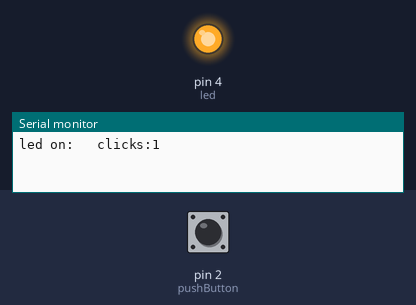
Simulated run of this sketch. Board: Arduino Uno, built with avr-gcc and run on an emulated ATmega328P. On the bench: output pins drawn as LEDs (lit = HIGH), the last lines printed to the serial monitor. The inputs (shaded band) are chosen by the test bench; at power-on: pin 2 (pushButton) HIGH.

Above: at 1.2 s.
1.3 s: pin 2 (pushButton) pulled LOW for 0.15 s
At 2.5 s:
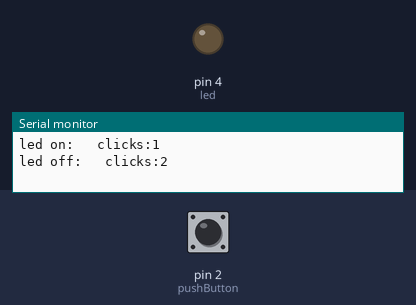
2.9 s: pin 2 (pushButton) pulled LOW for 1 s
At 4.9 s:
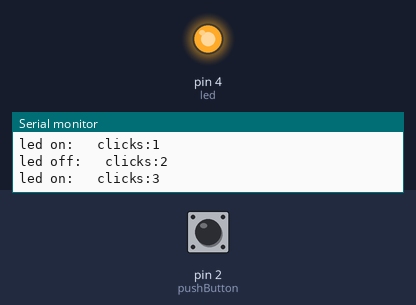
5.4 s: pin 2 (pushButton) pulled LOW for 3.2 s
At 9.7 s:
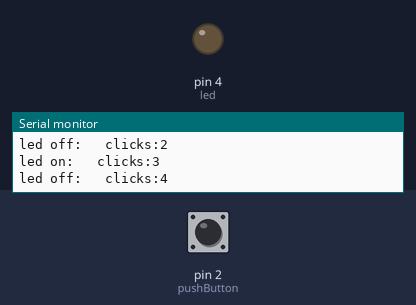
Timing chart, 0 to 11.2 s (numbered marks = the images above; inputs shaded):
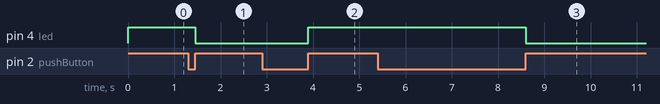

The sketch:

buttonANDled.ino
```cpp
// Цифровой вход 2 присоединен к кнопке. Объявим переменную для этого пина:
int pushButton = 2;
int led = 4;
int lastledstate = 0;
int clikCount = 0;
int LastButtonState = 0;
// Настройка, выполняемая один раз при запуске программы:
void setup() {
  // Инициализируем последовательную передачу данных со скоростью 9600 бит в секунду:
  Serial.begin(9600);
  // Назначим пин 2 входом:
  pinMode(pushButton, INPUT_PULLUP);
  pinMode(led, OUTPUT);
}
// Основной цикл программы, выполняется повторно:
void loop() {
  // Читаем значение на входном пине:
  int buttonState = digitalRead(pushButton);
  // Выводим значение на монитор последовательного порта:


    if (buttonState == 1 && LastButtonState == 0) {
      clikCount++;
      digitalWrite(led, lastledstate = !lastledstate);
      Serial.println(String(lastledstate?"led on: ":"led off: ") + "	clicks:" + clikCount);
      delay(50);
      }


    // Задержка для стабильного считывания:
    LastButtonState = buttonState;

}
```

Measured:
- after the input at 1.3 s, pin 4 (led): HIGH → LOW after 0.15 s
- after the input at 2.9 s, pin 4 (led): LOW → HIGH after 1.0 s
- after the input at 5.4 s, pin 4 (led): HIGH → LOW after 3.2 s
